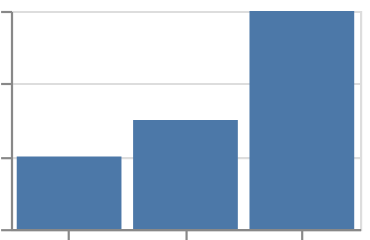

This figure's Vega-Lite source:
### Vega-Lite specification from a JSON file in a GitHub repository (floating-point values rounded to 4 significant figures)
{"$schema": "https://vega.github.io/schema/vega-lite/v6.json", "description": "break-paths-show-path-domains is an alias of the default for a mark that is not a path", "padding": 5, "autosize": "none", "data": {"values": [{"c": "A", "x": 1, "y": 2, "s": 3, "t": "2024-01-01"}, {"c": "B", "x": 2, "y": null, "s": null, "t": "2024-02-01"}, {"c": "C", "x": 3, "y": null, "s": 4, "t": "2024-03-01"}, {"c": "D", "x": 4, "y": 3, "s": 7, "t": "2024-04-01"}, {"c": "E", "x": 5, "y": 6, "s": 2, "t": "2024-05-01"}]}, "width": 160, "height": 100, "mark": {"type": "bar", "invalid": "break-paths-show-path-domains"}, "encoding": {"x": {"field": "c", "type": "nominal"}, "y": {"field": "y", "type": "quantitative"}}}
